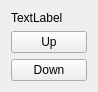
<?xml version="1.0" encoding="UTF-8"?>
<ui version="4.0">
 <class>Floor</class>
 <widget class="QWidget" name="Floor">
  <property name="geometry">
   <rect>
    <x>0</x>
    <y>0</y>
    <width>98</width>
    <height>91</height>
   </rect>
  </property>
  <property name="minimumSize">
   <size>
    <width>98</width>
    <height>0</height>
   </size>
  </property>
  <property name="maximumSize">
   <size>
    <width>98</width>
    <height>100</height>
   </size>
  </property>
  <property name="windowTitle">
   <string>Form</string>
  </property>
  <layout class="QVBoxLayout" name="verticalLayout">
   <item>
    <widget class="QLabel" name="floorLabel">
     <property name="text">
      <string>TextLabel</string>
     </property>
    </widget>
   </item>
   <item>
    <widget class="QPushButton" name="upButton">
     <property name="text">
      <string>Up</string>
     </property>
    </widget>
   </item>
   <item>
    <widget class="QPushButton" name="downButton">
     <property name="text">
      <string>Down</string>
     </property>
    </widget>
   </item>
  </layout>
 </widget>
 <resources/>
 <connections/>
</ui>
